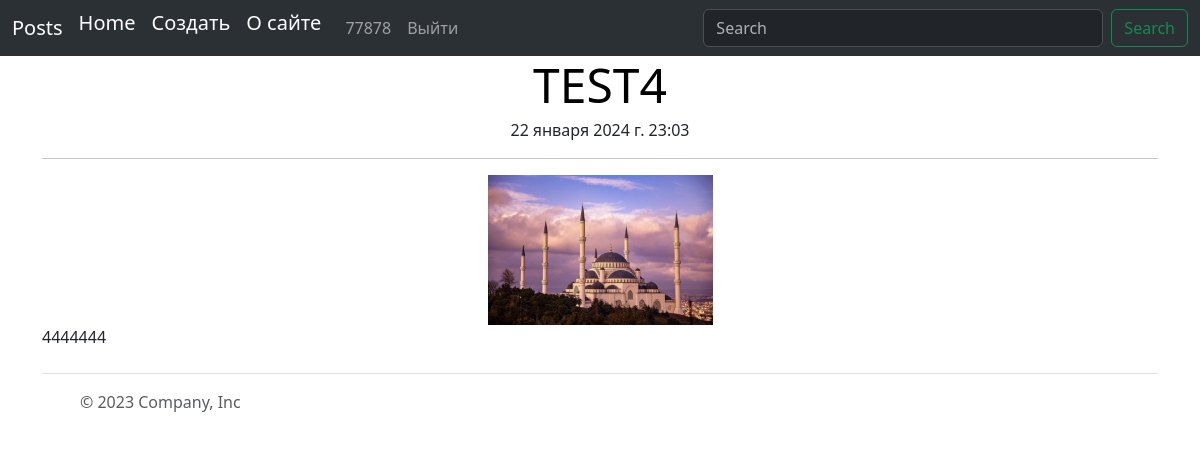
Screenshot of /post/39130b7a-0387-4d89-a449-d3f4f577c277 (signed in) with the database file from the repository.
### posts/models.py (models this page shows)
class User(AbstractUser):
    phone = models.CharField(max_length=11, null=True, blank=True)
    class Meta:
        db_table = "users"

class Note(models.Model):
    uuid = models.UUIDField(primary_key=True, default=uuid.uuid4, editable=False)
    title = models.CharField(max_length=255)
    content = models.TextField()
    created_at = models.DateTimeField(auto_now_add=True)
    mod_time = models.DateTimeField(null=True, default=None)
    image = models.ImageField(upload_to=upload_to, null=True)  # TODO: ImageField
    user = models.ForeignKey(get_user_model(), on_delete=models.CASCADE)
    objects = models.Manager()  # Он подключается к базе.
    class Meta:
        ordering = ['-created_at']  # Дефис это означает DESC сортировку (обратную).

### posts/views.py (the view)
# urls.py: path("post/<note_uuid>", views.show_note_view, name="show-note"),
def show_note_view(request: WSGIRequest, note_uuid):
    try:
        note = Note.objects.get(uuid=note_uuid)  # Получение только ОДНОЙ записи.
    except Note.DoesNotExist:
        raise Http404
    return render(request, "note.html", {"note": note})

### templates/note.html (shortened to what this page needs)
{% extends 'base.html' %}
{% block content %}
    <div class="container">
        <div class="text-center">
            <h2 class="display-5 link-body-emphasis mb-1">{{ note.title | upper }}</h2>
            <p class="blog-post-meta">{{ note.created_at }}</p>
        </div>
        <hr>
        {% if note.image %}
            <div class="d-flex justify-content-center">
                <img style="max-height: 150px;" src="{{ note.image.url }}">
            </div>
        {% endif %}
        <div>{{ note.content | safe | linebreaks }}</div>
    </div>
{% endblock %}

### templates/base.html (shortened to what this page needs)
<!DOCTYPE html>
<html lang="en">
<head>
    <link href="https://cdn.jsdelivr.net/npm/bootstrap@5.3.2/dist/css/bootstrap.min.css" rel="stylesheet">
</head>
<body>
    <div>
        {% include 'menu.html' %}
    </div>
    <div>
        {% block content %}{% endblock %}
    </div>
    <div>
        {% include 'footer.html' %}
    </div>
</body>
</html>

### templates/menu.html (shortened to what this page needs)
<nav class="navbar navbar-expand-lg bg-body-tertiary" data-bs-theme="dark">
  <div class="container-fluid">
    <a class="navbar-brand" href="/">Posts</a>
    <div class="collapse navbar-collapse" id="navbarSupportedContent">
      <ul class="navbar-nav me-auto mb-2 mb-lg-0">
        <li class="nav-item">
          <a class="navbar-brand" aria-current="page" href="{% url 'home' %}">Home</a>
        </li>
        <li class="nav-item">
          <a class="navbar-brand" href="{% url 'create-note' %}">Создать</a>
        </li>
              <li class="nav-item">
          <a class="navbar-brand" href="{% url 'about' %}">О сайте</a>
        </li>
         {% if user.is_authenticated %}
        <li class="nav-item">
						<a class="nav-link">{{ request.user.username }}</a>
					</li>
        <li class="nav-item">
            <form action="{% url 'logout' %}" method="post">
                <button class="nav-link" type="submit">Выйти</button>
            </form>
        </li>
      {% endif %}
      </ul>
       <form class="d-flex" action="{% url 'filter-notes' %}">
        <input name="search" value="{{ search_value_form }}"
               style="width: 400px" class="form-control me-2" type="search" placeholder="Search" aria-label="Search">
        <button class="btn btn-outline-success" type="submit">Search</button>
      </form>
    </div>
  </div>
</nav>

### templates/footer.html
<div class="container">
  <footer class="d-flex flex-wrap justify-content-between align-items-center py-3 my-4 border-top">
    <div class="col-md-4 d-flex align-items-center">
      <a href="/" class="mb-3 me-2 mb-md-0 text-body-secondary text-decoration-none lh-1">
        <svg class="bi" width="30" height="24"><use xlink:href="#bootstrap"></use></svg>
      </a>
      <span class="mb-3 mb-md-0 text-body-secondary">© 2023 Company, Inc</span>
    </div>
    <ul class="nav col-md-4 justify-content-end list-unstyled d-flex">
      <li class="ms-3"><a class="text-body-secondary" href="#"><svg class="bi" width="24" height="24"><use xlink:href="#twitter"></use></svg></a></li>
      <li class="ms-3"><a class="text-body-secondary" href="#"><svg class="bi" width="24" height="24"><use xlink:href="#instagram"></use></svg></a></li>
      <li class="ms-3"><a class="text-body-secondary" href="#"><svg class="bi" width="24" height="24"><use xlink:href="#facebook"></use></svg></a></li>
    </ul>
  </footer>
</div>

### rows the page displays
User: user.username "77878"
Note: title "TEST4", created_at "22 января 2024 г. 23:03", image (picture), content "4444444"
